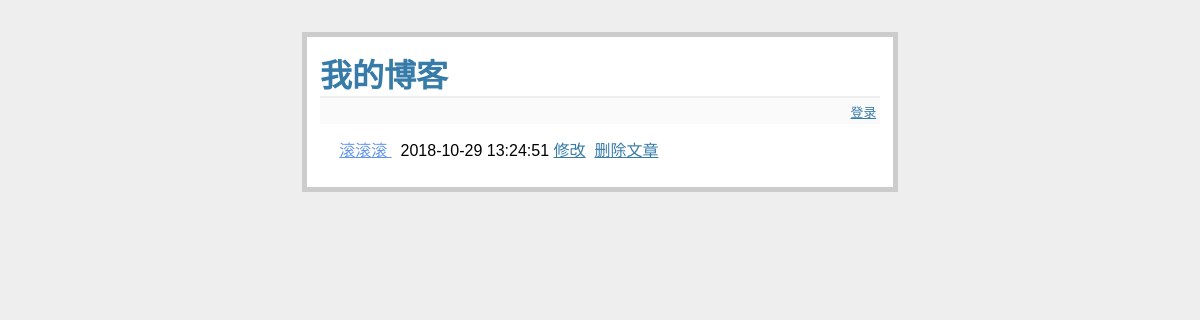
Before: / with the older database file.
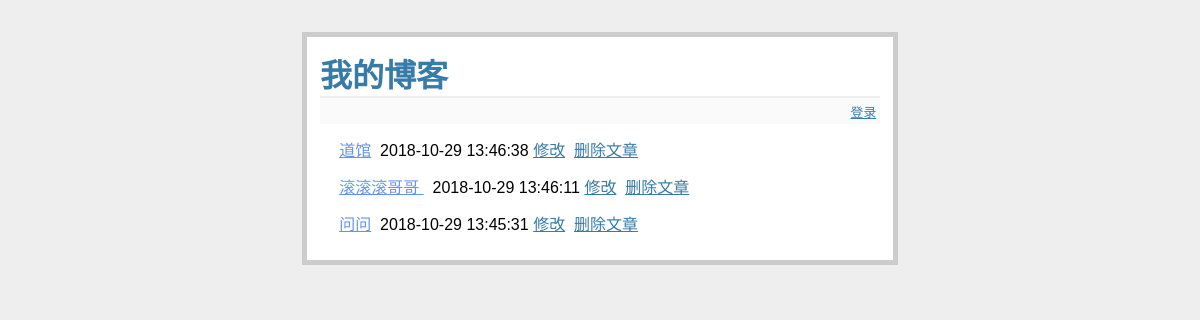
After: the same page with the newer database file.
### tables this page shows
CREATE TABLE entries(
  [id] integer primary key autoincrement,
  [title] string not null unique,
  [content] TEXT not null,
  [createtime] TimeStamp NOT NULL DEFAULT (datetime('now','localtime'))
);

### app.py (the view)
@app.route('/')
def show_entries():
    cur = g.db.execute("select title, createtime from entries order by id desc")
    entries = [dict(title=row[0],createtime=row[1]) for row in cur.fetchall()]
    return render_template("show_entries.html",entries=entries)

### app.py (called while the page is built)
def connect_db():
    return sqlite3.connect(DATABASE)

@app.before_request
def before_request():
    g.db = connect_db()

@app.after_request
def after_request(response):
    g.db.close()
    return response

### templates/show_entries.html (shortened to what this page needs)
{% extends "layout.html" %}
{% block body %}
    <ul class="entries">
        {% for entry in entries %}
<li>
<a href="#" style="color:cornflowerblue;">{{ entry.title }}</a>&nbsp;&nbsp;{{ entry.createtime|safe}}&nbsp;<a href="#">修改</a>&nbsp;&nbsp;<a href="#">删除文章</a><br>
</li>
            {% else %}
            <li><em>你当前还没有创建过任何文章.</em></li>
        {% endfor %}
    </ul>
{% endblock %}

### templates/layout.html (shortened to what this page needs)
<!doctype html>
<link rel="stylesheet" type="text/css" href="{{ url_for('static',filename='style.css')}}">
<div class="page">
    <h1>我的博客</h1>
    <div class="metanav">
        {% if session.get('logined_in') %}
            <a href="{{ url_for('logout')}}">登出</a>
            <a href="{{ url_for('init') }}">清空日志记录</a>
            {% else %}
            <a href="{{ url_for('login')}}">登录</a>
        {% endif %}
    </div>
    {% block body %}
    {% endblock %}
</div>

### static/style.css (style rules this page uses)
a, h1, h2 { color: #377BA8; }
h1, h2 { font-family: 'Georgia', serif; margin: 0; }
h1 { border-bottom: 2px solid #eee; }
.page { margin: 2em auto; width: 35em; border: 5px solid #ccc; padding: 0.8em; background: white; }
.entries { list-style: none; margin: 0; padding: 0; }
.entries li { margin: 0.8em 1.2em; }
.metanav { text-align: right; font-size: 0.8em; padding: 0.3em; margin-bottom: 1em; background: #fafafa; }

Changed rows visible on the page:
removed entries: title "滚滚滚", createtime "2018-10-29 13:24:51"
added entries: title "道馆", createtime "2018-10-29 13:46:38"
added entries: title "滚滚滚哥哥", createtime "2018-10-29 13:46:11"
added entries: title "问问", createtime "2018-10-29 13:45:31"
